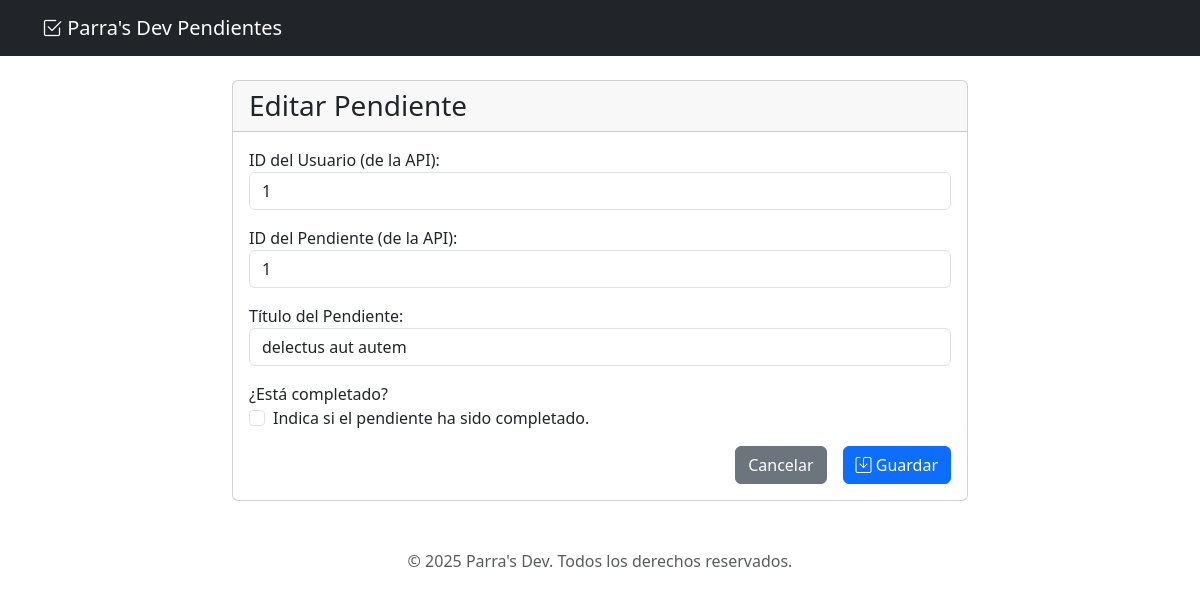
Page /todos/todo/2/edit/ on the committed database.
### pendientes/models.py (models this page shows, shortened)
class Todo(models.Model):
    user_id = models.IntegerField(
        verbose_name="ID de Usuario (API)",
        help_text="El ID del usuario propietario del pendiente según la API."
    )
    api_id = models.IntegerField(
        verbose_name="ID del Pendiente (API)",
        unique=True,
        help_text="El ID único del pendiente proveniente de la API."
    )
    title = models.CharField(
        max_length=255,
        verbose_name="Título",
        help_text="El título o descripción del pendiente."
    )
    completed = models.BooleanField(
        default=False,
        verbose_name="Completado",
        help_text="Indica si el pendiente ha sido completado."
    )
    class Meta:
        ordering = ['api_id']
        verbose_name = "Pendiente"
        verbose_name_plural = "Pendientes"

### pendientes/views.py (the view)
# urls.py: path('todo/<int:pk>/edit/', views.TodoUpdateView.as_view(), name='todo-update'),
class TodoUpdateView(UpdateView):
    model = Todo
    form_class = TodoForm
    template_name = 'pendientes/todo_form.html'
    success_url = reverse_lazy('todo-list')

### pendientes/forms.py
class TodoForm(forms.ModelForm):
    class Meta:
        model = Todo
        fields = ['user_id', 'api_id', 'title', 'completed']
        widgets = {
            'title': forms.TextInput(attrs={'class': 'form-control'}),
            'user_id': forms.NumberInput(attrs={'class': 'form-control'}),
            'api_id': forms.NumberInput(attrs={'class': 'form-control'}),
            'completed': forms.CheckboxInput(attrs={'class': 'form-check-input'}),
        }
        labels = {
            'user_id': 'ID del Usuario (de la API)',
            'api_id': 'ID del Pendiente (de la API)',
            'title': 'Título del Pendiente',
            'completed': '¿Está completado?',
        }

### pendientes/templates/pendientes/todo_form.html (shortened to what this page needs)
{% extends 'pendientes/base.html' %}
{% block content %}
<div class="row justify-content-center">
    <div class="col-md-8">
        <div class="card">
            <div class="card-header">
                <h3 class="mb-0">{% if form.instance.pk %}Editar Pendiente{% else %}Crear Nuevo Pendiente{% endif %}</h3>
            </div>
            <div class="card-body">
                <form method="post" novalidate>
                    {% for field in form %}
                        <div class="mb-3">
                            {{ field.label_tag }}
                            {% if field.name == 'completed' %}
                                <div class="form-check">
                                    {{ field }}
                                    <label class="form-check-label" for="{{ field.id_for_label }}">{{ field.help_text }}</label>
                                </div>
                            {% else %}
                                {{ field }}
                            {% endif %}
                        </div>
                    {% endfor %}
                    <div class="d-grid gap-2 d-md-flex justify-content-md-end">
                        <a href="{% url 'todo-list' %}" class="btn btn-secondary me-md-2">Cancelar</a>
                        <button type="submit" class="btn btn-primary">
                            <i class="bi bi-save"></i> Guardar
                        </button>
                    </div>
                </form>
            </div>
        </div>
    </div>
</div>
{% endblock %}

### rows in the picture
Todo: form "1" "1" "delectus aut autem"

### other values in the picture
{{ field.label_tag }} "ID del Usuario (de la API):" "ID del Pendiente (de la API):" "Título del Pendiente:" "¿Está completado?"
{{ field.help_text }} "Indica si el pendiente ha sido completado."
